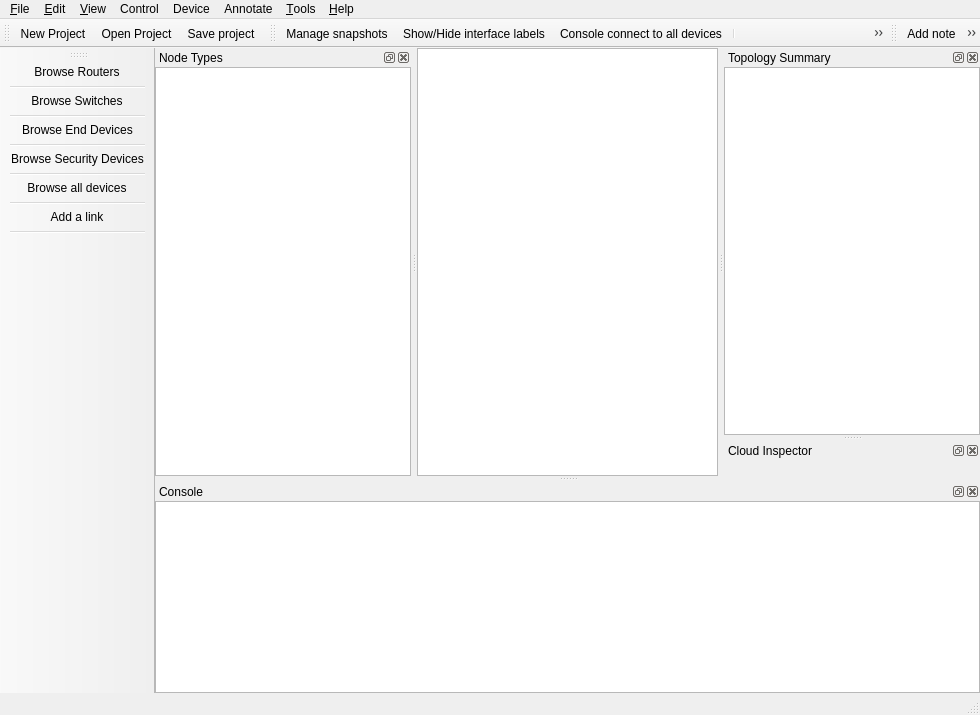
 <widget class="QMainWindow" name="MainWindow">
  <property name="windowModality">
   <enum>Qt::NonModal</enum>
  </property>
  <property name="geometry">
   <rect>
    <x>0</x>
    <y>0</y>
    <width>980</width>
    <height>715</height>
   </rect>
  </property>
  <property name="contextMenuPolicy">
   <enum>Qt::PreventContextMenu</enum>
  </property>
  <property name="styleSheet">
   <string notr="true">#toolBar_Devices QToolButton {
width: 50px;
height: 55px;
border:solid 1px black opacity 0.4;
background-none;
}

#toolBar_General QToolButton {
width: 36px;
height: 36px;
border:solid 1px black opacity 0.4;
background-none;
}

</string>
  </property>
  <property name="unifiedTitleAndToolBarOnMac">
   <bool>false</bool>
  </property>
  <widget class="QWidget" name="uiCentralWidget">
   <layout class="QGridLayout">
    <property name="margin">
     <number>0</number>
    </property>
    <property name="spacing">
     <number>0</number>
    </property>
    <item row="0" column="0">
     <widget class="GraphicsView" name="uiGraphicsView">
      <property name="sizePolicy">
       <sizepolicy hsizetype="Expanding" vsizetype="Expanding">
        <horstretch>0</horstretch>
        <verstretch>0</verstretch>
       </sizepolicy>
      </property>
     </widget>
    </item>
   </layout>
  </widget>
  <widget class="QMenuBar" name="uiMenuBar">
   <property name="geometry">
    <rect>
     <x>0</x>
     <y>0</y>
     <width>980</width>
     <height>21</height>
    </rect>
   </property>
   <widget class="QMenu" name="uiEditMenu">
    <property name="title">
     <string>&amp;Edit</string>
    </property>
    <addaction name="uiSelectAllAction"/>
    <addaction name="uiSelectNoneAction"/>
    <addaction name="separator"/>
    <addaction name="uiPreferencesAction"/>
   </widget>
   <widget class="QMenu" name="uiFileMenu">
    <property name="title">
     <string>&amp;File</string>
    </property>
    <addaction name="uiNewProjectAction"/>
    <addaction name="uiOpenProjectAction"/>
    <addaction name="uiSaveProjectAction"/>
    <addaction name="uiSaveProjectAsAction"/>
    <addaction name="uiExportProjectAction"/>
    <addaction name="uiImportProjectAction"/>
    <addaction name="separator"/>
    <addaction name="uiMoveLocalProjectToCloudAction"/>
    <addaction name="uiMoveCloudProjectToLocalAction"/>
    <addaction name="separator"/>
    <addaction name="uiImportExportConfigsAction"/>
    <addaction name="uiScreenshotAction"/>
    <addaction name="uiSnapshotAction"/>
    <addaction name="separator"/>
    <addaction name="uiQuitAction"/>
   </widget>
   <widget class="QMenu" name="uiHelpMenu">
    <property name="title">
     <string>&amp;Help</string>
    </property>
    <addaction name="uiOnlineHelpAction"/>
    <addaction name="uiCheckForUpdateAction"/>
    <addaction name="uiGettingStartedAction"/>
    <addaction name="uiLabInstructionsAction"/>
    <addaction name="uiAboutQtAction"/>
    <addaction name="uiAboutAction"/>
   </widget>
   <widget class="QMenu" name="uiViewMenu">
    <property name="title">
     <string>&amp;View</string>
    </property>
    <widget class="QMenu" name="uiStyleMenu">
     <property name="title">
      <string>Window Style</string>
     </property>
     <addaction name="uiDefaultStyleAction"/>
     <addaction name="uiEnergySavingStyleAction"/>
    </widget>
    <widget class="QMenu" name="uiDocksMenu">
     <property name="title">
      <string>Docks</string>
     </property>
    </widget>
    <addaction name="uiZoomInAction"/>
    <addaction name="uiZoomOutAction"/>
    <addaction name="uiZoomResetAction"/>
    <addaction name="uiFitInViewAction"/>
    <addaction name="separator"/>
    <addaction name="uiShowLayersAction"/>
    <addaction name="uiResetPortLabelsAction"/>
    <addaction name="uiShowNamesAction"/>
    <addaction name="uiShowPortNamesAction"/>
    <addaction name="uiStyleMenu"/>
    <addaction name="separator"/>
    <addaction name="uiDocksMenu"/>
   </widget>
   <widget class="QMenu" name="uiControlMenu">
    <property name="title">
     <string>Control</string>
    </property>
    <addaction name="uiStartAllAction"/>
    <addaction name="uiSuspendAllAction"/>
    <addaction name="uiStopAllAction"/>
    <addaction name="uiReloadAllAction"/>
    <addaction name="uiAuxConsoleAllAction"/>
    <addaction name="uiConsoleAllAction"/>
   </widget>
   <widget class="QMenu" name="uiAnnotateMenu">
    <property name="title">
     <string>Annotate</string>
    </property>
    <addaction name="uiAddNoteAction"/>
    <addaction name="uiInsertImageAction"/>
    <addaction name="uiDrawRectangleAction"/>
    <addaction name="uiDrawEllipseAction"/>
   </widget>
   <widget class="QMenu" name="uiDeviceMenu">
    <property name="title">
     <string>Device</string>
    </property>
   </widget>
   <widget class="QMenu" name="uiToolsMenu">
    <property name="title">
     <string>&amp;Tools</string>
    </property>
   </widget>
   <addaction name="uiFileMenu"/>
   <addaction name="uiEditMenu"/>
   <addaction name="uiViewMenu"/>
   <addaction name="uiControlMenu"/>
   <addaction name="uiDeviceMenu"/>
   <addaction name="uiAnnotateMenu"/>
   <addaction name="uiToolsMenu"/>
   <addaction name="uiHelpMenu"/>
  </widget>
  <widget class="QStatusBar" name="uiStatusBar"/>
  <widget class="QToolBar" name="uiGeneralToolBar">
   <property name="windowTitle">
    <string>General</string>
   </property>
   <property name="toolTip">
    <string/>
   </property>
   <property name="statusTip">
    <string/>
   </property>
   <property name="orientation">
    <enum>Qt::Horizontal</enum>
   </property>
   <property name="iconSize">
    <size>
     <width>32</width>
     <height>32</height>
    </size>
   </property>
   <attribute name="toolBarArea">
    <enum>TopToolBarArea</enum>
   </attribute>
   <attribute name="toolBarBreak">
    <bool>false</bool>
   </attribute>
   <addaction name="uiNewProjectAction"/>
   <addaction name="uiOpenProjectAction"/>
   <addaction name="uiSaveProjectAction"/>
  </widget>
  <widget class="QDockWidget" name="uiNodesDockWidget">
   <property name="enabled">
    <bool>true</bool>
   </property>
   <property name="visible">
    <bool>true</bool>
   </property>
   <property name="floating">
    <bool>false</bool>
   </property>
   <property name="allowedAreas">
    <set>Qt::LeftDockWidgetArea|Qt::RightDockWidgetArea</set>
   </property>
   <property name="windowTitle">
    <string>Node Types</string>
   </property>
   <attribute name="dockWidgetArea">
    <number>1</number>
   </attribute>
   <widget class="QWidget" name="uiNodesDockWidgetContents">
    <layout class="QVBoxLayout">
     <property name="spacing">
      <number>0</number>
     </property>
     <property name="margin">
      <number>0</number>
     </property>
     <item>
      <widget class="NodesView" name="uiNodesView">
       <property name="sizePolicy">
        <sizepolicy hsizetype="Expanding" vsizetype="Expanding">
         <horstretch>0</horstretch>
         <verstretch>0</verstretch>
        </sizepolicy>
       </property>
       <property name="toolTip">
        <string>Drag Node to Workspace (press SHIFT while dragging for multiple nodes).</string>
       </property>
       <property name="dragEnabled">
        <bool>false</bool>
       </property>
       <property name="iconSize">
        <size>
         <width>24</width>
         <height>24</height>
        </size>
       </property>
       <property name="rootIsDecorated">
        <bool>false</bool>
       </property>
       <attribute name="headerVisible">
        <bool>false</bool>
       </attribute>
       <column>
        <property name="text">
         <string>1</string>
        </property>
       </column>
      </widget>
     </item>
    </layout>
   </widget>
  </widget>
  <widget class="QToolBar" name="uiBrowsersToolBar">
   <property name="windowTitle">
    <string>Devices</string>
   </property>
   <property name="iconSize">
    <size>
     <width>48</width>
     <height>48</height>
    </size>
   </property>
   <property name="toolButtonStyle">
    <enum>Qt::ToolButtonIconOnly</enum>
   </property>
   <attribute name="toolBarArea">
    <enum>LeftToolBarArea</enum>
   </attribute>
   <attribute name="toolBarBreak">
    <bool>false</bool>
   </attribute>
   <addaction name="uiBrowseRoutersAction"/>
   <addaction name="separator"/>
   <addaction name="uiBrowseSwitchesAction"/>
   <addaction name="separator"/>
   <addaction name="uiBrowseEndDevicesAction"/>
   <addaction name="separator"/>
   <addaction name="uiBrowseSecurityDevicesAction"/>
   <addaction name="separator"/>
   <addaction name="uiBrowseAllDevicesAction"/>
   <addaction name="separator"/>
   <addaction name="uiAddLinkAction"/>
   <addaction name="separator"/>
  </widget>
  <widget class="QToolBar" name="uiControlToolBar">
   <property name="windowTitle">
    <string>Emulation</string>
   </property>
   <property name="iconSize">
    <size>
     <width>32</width>
     <height>32</height>
    </size>
   </property>
   <property name="toolButtonStyle">
    <enum>Qt::ToolButtonIconOnly</enum>
   </property>
   <attribute name="toolBarArea">
    <enum>TopToolBarArea</enum>
   </attribute>
   <attribute name="toolBarBreak">
    <bool>false</bool>
   </attribute>
   <addaction name="uiSnapshotAction"/>
   <addaction name="uiShowPortNamesAction"/>
   <addaction name="uiConsoleAllAction"/>
   <addaction name="separator"/>
   <addaction name="uiStartAllAction"/>
   <addaction name="uiSuspendAllAction"/>
   <addaction name="uiStopAllAction"/>
   <addaction name="uiReloadAllAction"/>
  </widget>
  <widget class="QDockWidget" name="uiConsoleDockWidget">
   <property name="maximumSize">
    <size>
     <width>524287</width>
     <height>524287</height>
    </size>
   </property>
   <property name="allowedAreas">
    <set>Qt::AllDockWidgetAreas</set>
   </property>
   <property name="windowTitle">
    <string>Console</string>
   </property>
   <attribute name="dockWidgetArea">
    <number>8</number>
   </attribute>
   <widget class="QWidget" name="uiConsoleDockWidgetContents">
    <layout class="QVBoxLayout">
     <property name="spacing">
      <number>0</number>
     </property>
     <property name="margin">
      <number>0</number>
     </property>
     <item>
      <widget class="ConsoleView" name="uiConsoleTextEdit">
       <property name="sizePolicy">
        <sizepolicy hsizetype="Expanding" vsizetype="Preferred">
         <horstretch>0</horstretch>
         <verstretch>0</verstretch>
        </sizepolicy>
       </property>
      </widget>
     </item>
    </layout>
   </widget>
  </widget>
  <widget class="QToolBar" name="uiAnnotationToolBar">
   <property name="windowTitle">
    <string>Drawing</string>
   </property>
   <property name="iconSize">
    <size>
     <width>32</width>
     <height>32</height>
    </size>
   </property>
   <attribute name="toolBarArea">
    <enum>TopToolBarArea</enum>
   </attribute>
   <attribute name="toolBarBreak">
    <bool>false</bool>
   </attribute>
   <addaction name="uiAddNoteAction"/>
   <addaction name="uiInsertImageAction"/>
   <addaction name="uiDrawRectangleAction"/>
   <addaction name="uiDrawEllipseAction"/>
   <addaction name="uiZoomInAction"/>
   <addaction name="uiZoomOutAction"/>
   <addaction name="uiScreenshotAction"/>
  </widget>
  <widget class="QDockWidget" name="uiTopologySummaryDockWidget">
   <property name="sizePolicy">
    <sizepolicy hsizetype="Preferred" vsizetype="Expanding">
     <horstretch>0</horstretch>
     <verstretch>0</verstretch>
    </sizepolicy>
   </property>
   <property name="minimumSize">
    <size>
     <width>84</width>
     <height>109</height>
    </size>
   </property>
   <property name="allowedAreas">
    <set>Qt::LeftDockWidgetArea|Qt::RightDockWidgetArea</set>
   </property>
   <property name="windowTitle">
    <string>Topology Summary</string>
   </property>
   <attribute name="dockWidgetArea">
    <number>2</number>
   </attribute>
   <widget class="QWidget" name="uiTopologySummaryDockWidgetContents">
    <layout class="QGridLayout">
     <property name="margin">
      <number>0</number>
     </property>
     <property name="spacing">
      <number>0</number>
     </property>
     <item row="0" column="0">
      <widget class="TopologySummaryView" name="uiTopologySummaryTreeWidget">
       <property name="sizePolicy">
        <sizepolicy hsizetype="Expanding" vsizetype="Expanding">
         <horstretch>0</horstretch>
         <verstretch>0</verstretch>
        </sizepolicy>
       </property>
       <attribute name="headerVisible">
        <bool>false</bool>
       </attribute>
       <column>
        <property name="text">
         <string>1</string>
        </property>
       </column>
      </widget>
     </item>
    </layout>
   </widget>
  </widget>
  <widget class="QDockWidget" name="uiCloudInspectorDockWidget">
   <property name="windowTitle">
    <string>Cloud Inspector</string>
   </property>
   <attribute name="dockWidgetArea">
    <number>2</number>
   </attribute>
   <widget class="QWidget" name="uiCloudInspectorDockWidgetContents">
    <layout class="QVBoxLayout" name="verticalLayout">
     <property name="margin">
      <number>0</number>
     </property>
     <item>
      <widget class="CloudInspectorView" name="CloudInspectorView" native="true">
       <property name="autoFillBackground">
        <bool>false</bool>
       </property>
      </widget>
     </item>
    </layout>
   </widget>
  </widget>
  <action name="uiAboutAction">
   <property name="text">
    <string>&amp;About</string>
   </property>
   <property name="statusTip">
    <string>About</string>
   </property>
   <property name="menuRole">
    <enum>QAction::AboutRole</enum>
   </property>
  </action>
  <action name="uiQuitAction">
   <property name="icon">
    <iconset resource="../../resources/resources.qrc">
     <normaloff>:/icons/quit.svg</normaloff>:/icons/quit.svg</iconset>
   </property>
   <property name="text">
    <string>&amp;Quit</string>
   </property>
   <property name="statusTip">
    <string>Quit</string>
   </property>
   <property name="shortcut">
    <string>Ctrl+Q</string>
   </property>
  </action>
  <action name="uiOpenProjectAction">
   <property name="icon">
    <iconset resource="../../resources/resources.qrc">
     <normaloff>:/icons/open.svg</normaloff>:/icons/open.svg</iconset>
   </property>
   <property name="text">
    <string>&amp;Open Project</string>
   </property>
   <property name="toolTip">
    <string>Open project</string>
   </property>
   <property name="statusTip">
    <string>Open project</string>
   </property>
   <property name="shortcut">
    <string>Ctrl+O</string>
   </property>
  </action>
  <action name="uiSaveProjectAction">
   <property name="icon">
    <iconset resource="../../resources/resources.qrc">
     <normaloff>:/icons/save.svg</normaloff>:/icons/save.svg</iconset>
   </property>
   <property name="text">
    <string>&amp;Save project</string>
   </property>
   <property name="toolTip">
    <string>Save project</string>
   </property>
   <property name="statusTip">
    <string>Save project</string>
   </property>
   <property name="shortcut">
    <string>Ctrl+S</string>
   </property>
  </action>
  <action name="uiOnlineHelpAction">
   <property name="icon">
    <iconset resource="../../resources/resources.qrc">
     <normaloff>:/icons/help.svg</normaloff>:/icons/help.svg</iconset>
   </property>
   <property name="text">
    <string>&amp;Online help</string>
   </property>
   <property name="toolTip">
    <string>Online help</string>
   </property>
   <property name="statusTip">
    <string>Online Help</string>
   </property>
  </action>
  <action name="uiScreenshotAction">
   <property name="icon">
    <iconset resource="../../resources/resources.qrc">
     <normaloff>:/icons/camera-photo.svg</normaloff>
     <activeoff>:/icons/camera-photo-hover.svg</activeoff>:/icons/camera-photo.svg</iconset>
   </property>
   <property name="text">
    <string>Take a screenshot</string>
   </property>
   <property name="toolTip">
    <string>Take a screenshot</string>
   </property>
   <property name="statusTip">
    <string>Take a screenshot</string>
   </property>
  </action>
  <action name="uiStartAllAction">
   <property name="enabled">
    <bool>true</bool>
   </property>
   <property name="icon">
    <iconset resource="../../resources/resources.qrc">
     <normaloff>:/icons/play7-test.svg</normaloff>
     <normalon>:/icons/play7-test.svg</normalon>
     <activeoff>:/icons/play2-test.svg</activeoff>
     <activeon>:/icons/play2-test.svg</activeon>:/icons/play7-test.svg</iconset>
   </property>
   <property name="text">
    <string>Start/Resume all devices</string>
   </property>
   <property name="toolTip">
    <string>Start/Resume all devices</string>
   </property>
   <property name="statusTip">
    <string>Start/Resume all devices</string>
   </property>
  </action>
  <action name="uiStopAllAction">
   <property name="enabled">
    <bool>true</bool>
   </property>
   <property name="icon">
    <iconset resource="../../resources/resources.qrc">
     <normaloff>:/icons/stop3-test.svg</normaloff>
     <activeoff>:/icons/stop2-test.svg</activeoff>
     <activeon>:/icons/stop2-test.svg</activeon>:/icons/stop3-test.svg</iconset>
   </property>
   <property name="text">
    <string>Stop all devices</string>
   </property>
   <property name="toolTip">
    <string>Stop all devices</string>
   </property>
   <property name="statusTip">
    <string>Stop all devices</string>
   </property>
  </action>
  <action name="uiShowNamesAction">
   <property name="checkable">
    <bool>true</bool>
   </property>
   <property name="icon">
    <iconset resource="../../resources/resources.qrc">
     <normaloff>:/icons/show-hostname.svg</normaloff>:/icons/show-hostname.svg</iconset>
   </property>
   <property name="text">
    <string>Show hostnames</string>
   </property>
   <property name="toolTip">
    <string>Show hostnames</string>
   </property>
   <property name="statusTip">
    <string>Show hostnames</string>
   </property>
  </action>
  <action name="uiConsoleAllAction">
   <property name="enabled">
    <bool>true</bool>
   </property>
   <property name="icon">
    <iconset resource="../../resources/resources.qrc">
     <normaloff>:/icons/console.svg</normaloff>:/icons/console.svg</iconset>
   </property>
   <property name="text">
    <string>Console connect to all devices</string>
   </property>
   <property name="toolTip">
    <string>Console connect to all devices</string>
   </property>
   <property name="statusTip">
    <string>Console to all devices</string>
   </property>
  </action>
  <action name="uiAboutQtAction">
   <property name="text">
    <string>About &amp;Qt</string>
   </property>
   <property name="statusTip">
    <string>About Qt</string>
   </property>
   <property name="menuRole">
    <enum>QAction::AboutQtRole</enum>
   </property>
  </action>
  <action name="uiZoomInAction">
   <property name="icon">
    <iconset resource="../../resources/resources.qrc">
     <normaloff>:/icons/zoom-in.png</normaloff>
     <activeoff>:/icons/zoom-in-hover.png</activeoff>:/icons/zoom-in.png</iconset>
   </property>
   <property name="text">
    <string>Zoom in</string>
   </property>
   <property name="toolTip">
    <string>Zoom in</string>
   </property>
   <property name="statusTip">
    <string>Zoom in</string>
   </property>
   <property name="shortcut">
    <string>Ctrl++</string>
   </property>
  </action>
  <action name="uiZoomOutAction">
   <property name="icon">
    <iconset resource="../../resources/resources.qrc">
     <normaloff>:/icons/zoom-out.png</normaloff>
     <activeoff>:/icons/zoom-out-hover.png</activeoff>:/icons/zoom-out.png</iconset>
   </property>
   <property name="text">
    <string>Zoom out</string>
   </property>
   <property name="toolTip">
    <string>Zoom out</string>
   </property>
   <property name="statusTip">
    <string>Zoom out</string>
   </property>
   <property name="shortcut">
    <string>Ctrl+-</string>
   </property>
  </action>
  <action name="uiZoomResetAction">
   <property name="text">
    <string>Zoom reset</string>
   </property>
   <property name="statusTip">
    <string>Zoom reset</string>
   </property>
   <property name="shortcut">
    <string>Ctrl+0</string>
   </property>
  </action>
  <action name="uiSelectAllAction">
   <property name="text">
    <string>Select &amp;all</string>
   </property>
   <property name="statusTip">
    <string>Select All</string>
   </property>
   <property name="shortcut">
    <string>Ctrl+A</string>
   </property>
  </action>
  <action name="uiSelectNoneAction">
   <property name="text">
    <string>Select &amp;none</string>
   </property>
   <property name="statusTip">
    <string>Select None</string>
   </property>
   <property name="shortcut">
    <string>Ctrl+Shift+A</string>
   </property>
  </action>
  <action name="uiPreferencesAction">
   <property name="icon">
    <iconset resource="../../resources/resources.qrc">
     <normaloff>:/icons/applications.svg</normaloff>:/icons/applications.svg</iconset>
   </property>
   <property name="text">
    <string>&amp;Preferences...</string>
   </property>
   <property name="statusTip">
    <string>Preferences</string>
   </property>
   <property name="shortcut">
    <string>Ctrl+Shift+P</string>
   </property>
  </action>
  <action name="uiSuspendAllAction">
   <property name="icon">
    <iconset resource="../../resources/resources.qrc">
     <normaloff>:/icons/pause3-test.svg</normaloff>
     <activeoff>:/icons/pause2-test.svg</activeoff>
     <activeon>:/icons/pause2-test.svg</activeon>:/icons/pause3-test.svg</iconset>
   </property>
   <property name="text">
    <string>Suspend all devices</string>
   </property>
   <property name="toolTip">
    <string>Suspend all devices</string>
   </property>
   <property name="statusTip">
    <string>Suspend all devices</string>
   </property>
  </action>
  <action name="uiAddNoteAction">
   <property name="checkable">
    <bool>true</bool>
   </property>
   <property name="icon">
    <iconset resource="../../resources/resources.qrc">
     <normaloff>:/icons/add-note.svg</normaloff>:/icons/add-note.svg</iconset>
   </property>
   <property name="text">
    <string>Add note</string>
   </property>
   <property name="toolTip">
    <string>Add a note</string>
   </property>
   <property name="statusTip">
    <string>Add a note</string>
   </property>
  </action>
  <action name="uiNewProjectAction">
   <property name="icon">
    <iconset resource="../../resources/resources.qrc">
     <normaloff>:/icons/new-project.svg</normaloff>:/icons/new-project.svg</iconset>
   </property>
   <property name="text">
    <string>&amp;New blank project</string>
   </property>
   <property name="iconText">
    <string>New Project</string>
   </property>
   <property name="toolTip">
    <string>New blank project</string>
   </property>
   <property name="statusTip">
    <string>New blank project</string>
   </property>
   <property name="shortcut">
    <string>Ctrl+N</string>
   </property>
  </action>
  <action name="uiImportExportConfigsAction">
   <property name="icon">
    <iconset resource="../../resources/resources.qrc">
     <normaloff>:/icons/import_export_configs.svg</normaloff>:/icons/import_export_configs.svg</iconset>
   </property>
   <property name="text">
    <string>&amp;Import/Export device configs</string>
   </property>
   <property name="toolTip">
    <string>Import/Export device configs</string>
   </property>
   <property name="statusTip">
    <string>Import/Export device configs</string>
   </property>
  </action>
  <action name="uiInsertImageAction">
   <property name="checkable">
    <bool>false</bool>
   </property>
   <property name="icon">
    <iconset resource="../../resources/resources.qrc">
     <normaloff>:/icons/image.svg</normaloff>:/icons/image.svg</iconset>
   </property>
   <property name="text">
    <string>Insert picture</string>
   </property>
   <property name="toolTip">
    <string>Insert a picture</string>
   </property>
   <property name="statusTip">
    <string>Insert a picture</string>
   </property>
  </action>
  <action name="uiDrawRectangleAction">
   <property name="checkable">
    <bool>true</bool>
   </property>
   <property name="icon">
    <iconset resource="../../resources/resources.qrc">
     <normaloff>:/icons/rectangle3-test.svg</normaloff>
     <activeoff>:/icons/rectangle2-test.svg</activeoff>
     <activeon>:/icons/rectangle2-test.svg</activeon>:/icons/rectangle3-test.svg</iconset>
   </property>
   <property name="text">
    <string>Draw rectangle</string>
   </property>
   <property name="toolTip">
    <string>Draw a rectangle</string>
   </property>
   <property name="statusTip">
    <string>Draw a rectangle</string>
   </property>
  </action>
  <action name="uiDrawEllipseAction">
   <property name="checkable">
    <bool>true</bool>
   </property>
   <property name="icon">
    <iconset resource="../../resources/resources.qrc">
     <normaloff>:/icons/ellipse3-test.svg</normaloff>
     <activeoff>:/icons/ellipse2-test.svg</activeoff>
     <activeon>:/icons/ellipse2-test.svg</activeon>:/icons/ellipse3-test.svg</iconset>
   </property>
   <property name="text">
    <string>Draw ellipse</string>
   </property>
   <property name="toolTip">
    <string>Draw an ellipse</string>
   </property>
   <property name="statusTip">
    <string>Draw an ellipse</string>
   </property>
  </action>
  <action name="uiShowPortNamesAction">
   <property name="checkable">
    <bool>true</bool>
   </property>
   <property name="icon">
    <iconset resource="../../resources/resources.qrc">
     <normaloff>:/icons/show-interface-names.svg</normaloff>:/icons/show-interface-names.svg</iconset>
   </property>
   <property name="text">
    <string>Show/Hide interface labels</string>
   </property>
   <property name="toolTip">
    <string>Show/Hide interface labels</string>
   </property>
   <property name="statusTip">
    <string>Show/Hide interface labels</string>
   </property>
  </action>
  <action name="uiSnapshotAction">
   <property name="icon">
    <iconset resource="../../resources/resources.qrc">
     <normaloff>:/icons/snapshot.svg</normaloff>:/icons/snapshot.svg</iconset>
   </property>
   <property name="text">
    <string>Manage snapshots</string>
   </property>
   <property name="toolTip">
    <string>Manage snapshots</string>
   </property>
   <property name="statusTip">
    <string>Manage snapshots</string>
   </property>
  </action>
  <action name="uiShowLayersAction">
   <property name="checkable">
    <bool>true</bool>
   </property>
   <property name="text">
    <string>Show layers</string>
   </property>
   <property name="statusTip">
    <string>Show layers</string>
   </property>
  </action>
  <action name="uiSaveProjectAsAction">
   <property name="icon">
    <iconset resource="../../resources/resources.qrc">
     <normaloff>:/icons/save-as-project.svg</normaloff>:/icons/save-as-project.svg</iconset>
   </property>
   <property name="text">
    <string>&amp;Save project as…</string>
   </property>
   <property name="toolTip">
    <string>Save project as...</string>
   </property>
   <property name="statusTip">
    <string>Save project as...</string>
   </property>
  </action>
  <action name="uiReloadAllAction">
   <property name="icon">
    <iconset resource="../../resources/resources.qrc">
     <normaloff>:/icons/reload.svg</normaloff>:/icons/reload.svg</iconset>
   </property>
   <property name="text">
    <string>Reload all devices</string>
   </property>
   <property name="toolTip">
    <string>Reload all devices</string>
   </property>
   <property name="statusTip">
    <string>Reload all devices</string>
   </property>
  </action>
  <action name="uiAuxConsoleAllAction">
   <property name="enabled">
    <bool>true</bool>
   </property>
   <property name="icon">
    <iconset resource="../../resources/resources.qrc">
     <normaloff>:/icons/aux-console.svg</normaloff>:/icons/aux-console.svg</iconset>
   </property>
   <property name="text">
    <string>Console connect via AUX to all devices</string>
   </property>
   <property name="toolTip">
    <string>Console connect via AUX to all devices</string>
   </property>
   <property name="statusTip">
    <string>Console AUX to all devices</string>
   </property>
  </action>
  <action name="uiResetPortLabelsAction">
   <property name="text">
    <string>Reset interface labels</string>
   </property>
   <property name="toolTip">
    <string>Reset interface labels</string>
   </property>
   <property name="statusTip">
    <string>Reset Interface Labels</string>
   </property>
  </action>
  <action name="uiCheckForUpdateAction">
   <property name="text">
    <string>Check for Update</string>
   </property>
   <property name="statusTip">
    <string>Check for Update</string>
   </property>
  </action>
  <action name="uiEnergySavingStyleAction">
   <property name="checkable">
    <bool>true</bool>
   </property>
   <property name="text">
    <string>Energy Saving</string>
   </property>
   <property name="statusTip">
    <string>Energy Saving Mode</string>
   </property>
  </action>
  <action name="uiDefaultStyleAction">
   <property name="checkable">
    <bool>true</bool>
   </property>
   <property name="checked">
    <bool>true</bool>
   </property>
   <property name="text">
    <string>Default</string>
   </property>
  </action>
  <action name="uiBrowseRoutersAction">
   <property name="icon">
    <iconset resource="../../resources/resources.qrc">
     <normaloff>:/icons/router.png</normaloff>
     <activeoff>:/icons/router-hover.png</activeoff>:/icons/router.png</iconset>
   </property>
   <property name="text">
    <string>Browse Routers</string>
   </property>
   <property name="iconText">
    <string>Browse Routers</string>
   </property>
   <property name="toolTip">
    <string>Browse Routers</string>
   </property>
   <property name="statusTip">
    <string>Browse Routers</string>
   </property>
  </action>
  <action name="uiBrowseSwitchesAction">
   <property name="icon">
    <iconset resource="../../resources/resources.qrc">
     <normaloff>:/icons/switch.png</normaloff>
     <activeoff>:/icons/switch-hover.png</activeoff>:/icons/switch.png</iconset>
   </property>
   <property name="text">
    <string>Browse Switches</string>
   </property>
   <property name="iconText">
    <string>Browse Switches</string>
   </property>
   <property name="toolTip">
    <string>Browse Switches</string>
   </property>
   <property name="statusTip">
    <string>Browse Switches</string>
   </property>
  </action>
  <action name="uiBrowseEndDevicesAction">
   <property name="icon">
    <iconset resource="../../resources/resources.qrc">
     <normaloff>:/icons/PC.png</normaloff>
     <activeoff>:/icons/PC-hover.png</activeoff>:/icons/PC.png</iconset>
   </property>
   <property name="text">
    <string>Browse End Devices</string>
   </property>
   <property name="iconText">
    <string>Browse End Devices</string>
   </property>
   <property name="toolTip">
    <string>Browse End Devices</string>
   </property>
   <property name="statusTip">
    <string>Browse End Devices</string>
   </property>
  </action>
  <action name="uiBrowseSecurityDevicesAction">
   <property name="icon">
    <iconset resource="../../resources/resources.qrc">
     <normaloff>:/icons/firewall.png</normaloff>
     <activeoff>:/icons/firewall-hover.png</activeoff>:/icons/firewall.png</iconset>
   </property>
   <property name="text">
    <string>Browse Security Devices</string>
   </property>
   <property name="iconText">
    <string>Browse Security Devices</string>
   </property>
   <property name="toolTip">
    <string>Browse Security Devices</string>
   </property>
   <property name="statusTip">
    <string>Browse Security Devices</string>
   </property>
  </action>
  <action name="uiBrowseAllDevicesAction">
   <property name="icon">
    <iconset resource="../../resources/resources.qrc">
     <normaloff>:/icons/browse-all-icons.png</normaloff>
     <activeoff>:/icons/browse-all-icons-hover.png</activeoff>:/icons/browse-all-icons.png</iconset>
   </property>
   <property name="text">
    <string>Browse all devices</string>
   </property>
   <property name="toolTip">
    <string>Browse all devices</string>
   </property>
   <property name="statusTip">
    <string>Browse all devices</string>
   </property>
  </action>
  <action name="uiAddLinkAction">
   <property name="checkable">
    <bool>true</bool>
   </property>
   <property name="icon">
    <iconset resource="../../resources/resources.qrc">
     <normaloff>:/icons/connection-new.svg</normaloff>
     <activeoff>:/icons/connection-new-hover.svg</activeoff>:/icons/connection-new.svg</iconset>
   </property>
   <property name="text">
    <string>Add a link</string>
   </property>
   <property name="toolTip">
    <string>Add a link</string>
   </property>
   <property name="statusTip">
    <string>Add a link</string>
   </property>
  </action>
  <action name="uiGettingStartedAction">
   <property name="text">
    <string>Getting started</string>
   </property>
   <property name="toolTip">
    <string>Show GNS3 news</string>
   </property>
  </action>
  <action name="uiLabInstructionsAction">
   <property name="text">
    <string>Lab instructions</string>
   </property>
  </action>
  <action name="uiFitInViewAction">
   <property name="text">
    <string>Fit in view</string>
   </property>
  </action>
  <action name="uiExportProjectAction">
   <property name="text">
    <string>Backup project to cloud</string>
   </property>
  </action>
  <action name="uiImportProjectAction">
   <property name="text">
    <string>Restore backup from cloud</string>
   </property>
  </action>
  <action name="uiMoveLocalProjectToCloudAction">
   <property name="text">
    <string>Move local project to cloud</string>
   </property>
  </action>
  <action name="uiMoveCloudProjectToLocalAction">
   <property name="text">
    <string>Move cloud project to local</string>
   </property>
  </action>
 </widget>
